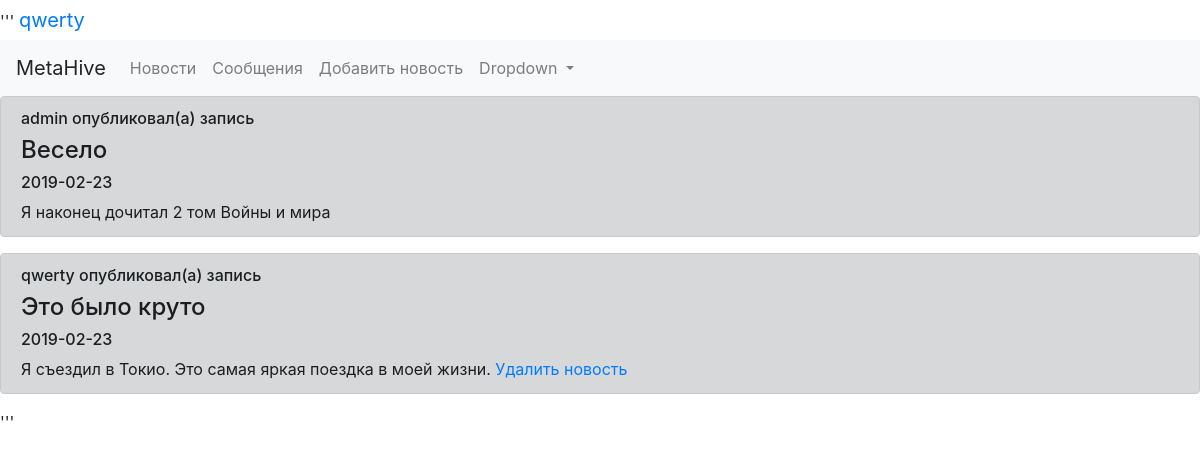
Screenshot of /index (signed in) with the database file from the repository.
### tables this page shows
CREATE TABLE users 
                            (id INTEGER PRIMARY KEY AUTOINCREMENT, 
                             user_name VARCHAR(50),
                             password_hash VARCHAR(128)
                             );

CREATE TABLE news 
                            (id INTEGER PRIMARY KEY AUTOINCREMENT, 
                             title VARCHAR(100),
                             content VARCHAR(1000),
                             user_id INTEGER,
                             date DATE
                             );

### main1.py (the view)
@app.route('/')
@app.route('/index')
def index():
    if 'username' not in session:
        return redirect('/login')
    users = UsersModel(db.get_connection())
    news1 = NewsModel(db.get_connection()).get_all()
    news = []
    for i in news1:
        news.append(list(i) + [users.get(i[3])[1]])
    return render_template('index.html', username=session['username'],
                           news=news, admin=session['username'] == 'admin')

### db.py (called while the page is built)
    def get_connection(self):
        return self.conn

    def get(self, user_id):
        cursor = self.connection.cursor()
        cursor.execute("SELECT * FROM users WHERE id = ?", (str(user_id)))
        row = cursor.fetchone()
        return row

    def get_all(self, user_id=None):
        cursor = self.connection.cursor()
        if user_id:
            cursor.execute("SELECT * FROM news WHERE user_id = ? ORDER BY date, title",
                           (str(user_id)))
        else:
            cursor.execute("SELECT * FROM news ORDER by date, title")
        rows = cursor.fetchall()
        return rows

### templates/index.html
{% extends "base.html" %}
{% block content %}
{% for item in news %}
    <div class="alert alert-dark" role="alert">
        <h6>{{item[-1]}} опубликовал(а) запись</h6>
        <h4>{{item[1]}}</h4>
        <h6>{{item[4]}}</h6>
        <h7>{{item[2]}}</h7>
        {% if session['user_id'] == item[3] %}
        <a href="/delete_news/{{item[0]}}">Удалить новость</a>
        {% endif %}
    </div>
{% endfor %}
{% endblock %}

### templates/base.html (shortened to what this page needs)
'''<!doctype html>
<html lang="en">
<head>
    <link rel="stylesheet"
          href="https://maxcdn.bootstrapcdn.com/bootstrap/4.0.0/css/bootstrap.min.css"
>
</head>
<body>
{% if "username" in session %}
    <a class="navbar-brand" href="/logout">{{session['username']}}</a>
{% endif %}
{% if "username" in session %}
<nav class="navbar navbar-expand-lg navbar-light bg-light">
    <a class="navbar-brand">MetaHive</a>
  <div class="collapse navbar-collapse" id="navbarSupportedContent">
    <ul class="navbar-nav mr-auto">
      <li class="nav-item">
        <a class="nav-link" href="/index">Новости<span class="sr-only">(current)</span></a>
      </li>
      <li class="nav-item">
        <a class="nav-link" href="/users_messages">Сообщения</a>
      </li>
        <li class="nav-item">
        <a class="nav-link" href="/add_news">Добавить новость</a>
      </li>
      <li class="nav-item dropdown">
        <a class="nav-link dropdown-toggle" href="#" id="navbarDropdown" role="button" data-toggle="dropdown" aria-haspopup="true" aria-expanded="false">
          Dropdown
        </a>
      </li>
    </ul>
  </div>
</nav>
{% else %}
<a class="navbar-brand">MetaHive</a>
{% endif %}
{% block content%} {% endblock %}
</body>
</html>'''

### rows the page displays
users: username "qwerty", user_name "qwerty"
users: user_name "admin"
news: title "Весело", date "2019-02-23", content "Я наконец дочитал 2 том Войны и мира"
news: title "Это было круто", date "2019-02-23", content "Я съездил в Токио. Это самая яркая поездка в моей жизни."
